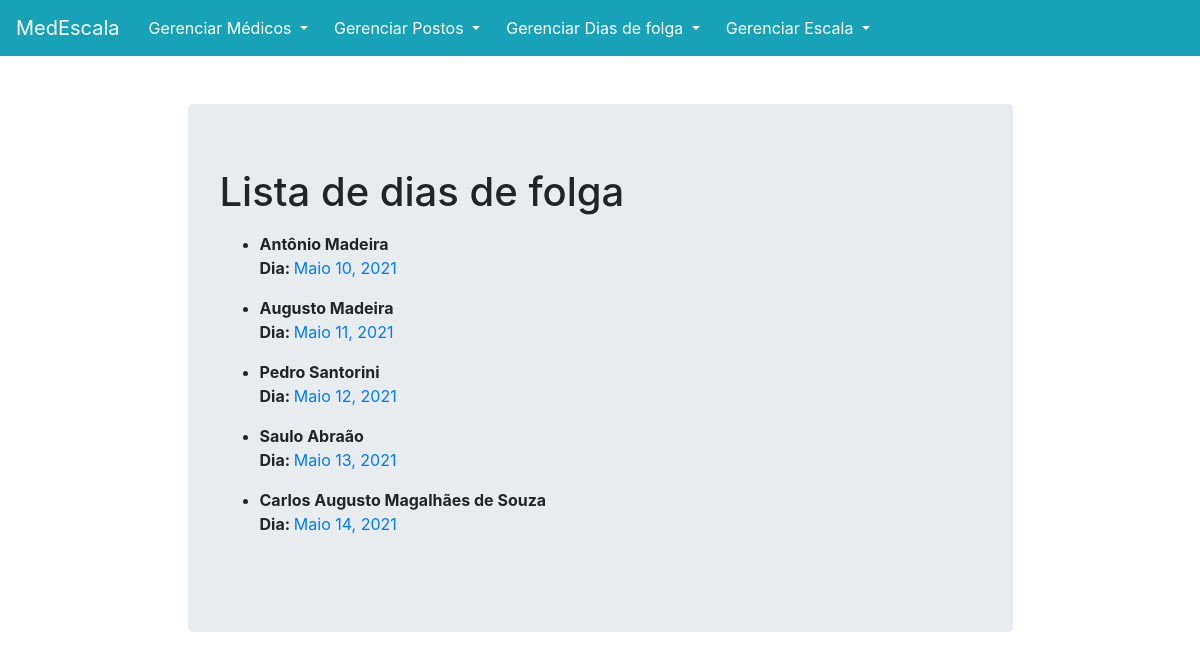
/escala_app/dia_de_folga/, run on an earlier commit of the app's database.
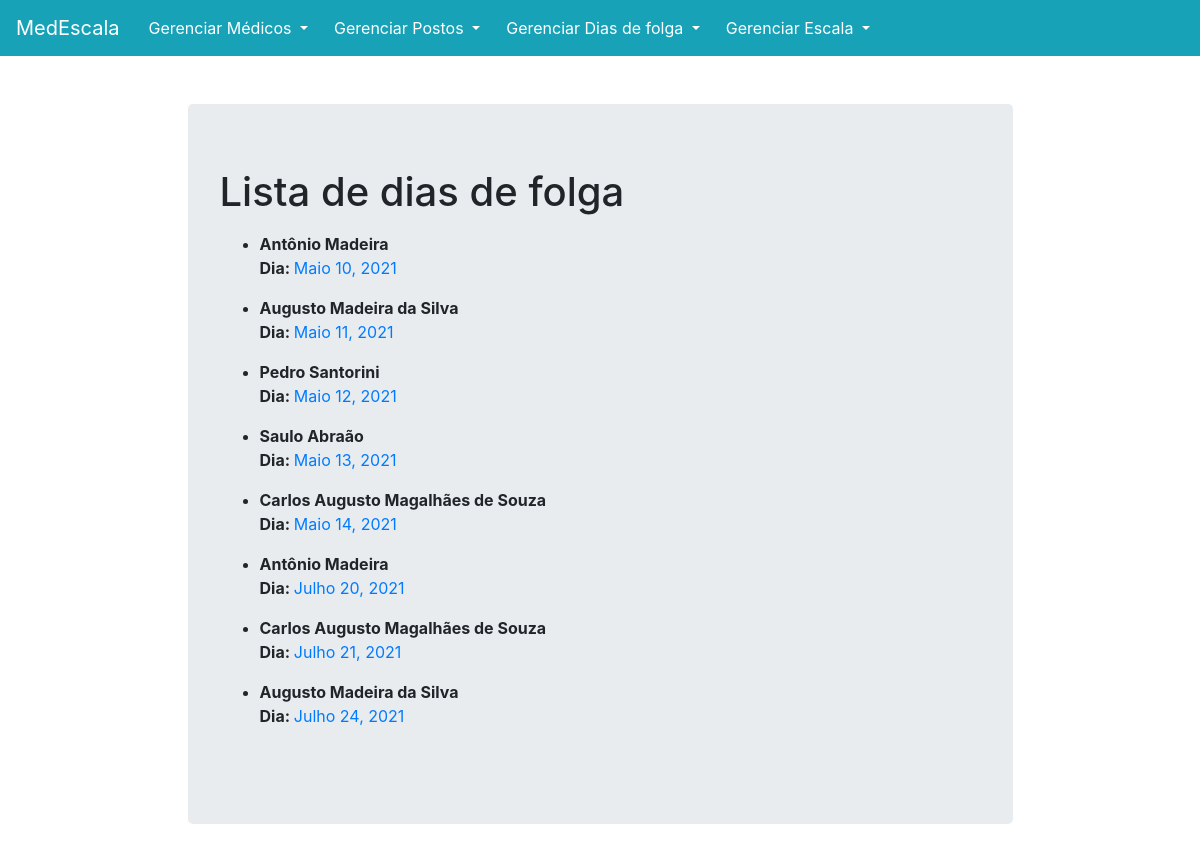
And on a later commit of the database.
### escala_app/models.py (models this page shows, shortened)
class Dia_de_Folga(models.Model):
    medico = models.ForeignKey(Medicos, related_name='dia_de_folga', limit_choices_to={'status': True}, on_delete=models.PROTECT)
    dia_folga = models.DateField(verbose_name="Dia de folga (DD/MM/AAAA)")

class Medicos(models.Model):
    nome = models.CharField(verbose_name="Primeiro nome", max_length=100)
    sobrenome = models.CharField(max_length=100)
    data_admissao = models.DateField(verbose_name="Data de admissão (DD/MM/AAAA)")
    status = models.BooleanField(default=True, verbose_name='Status(para desativar o médico desmarque esta opção):')
    def __str__(self):
        return "{} {}".format(self.nome, self.sobrenome)

### escala_app/views.py (the view)
class FolgaListView(ListView):
    model = Dia_de_Folga
    extra_context={'name': 'dias de folga'}
    context_object_name = 'item_list'
    template_name = 'escala_app/list.html'
    def get_ordering(self):
        ordering = self.request.GET.get('ordering', 'dia_folga')
        return ordering

### escala_app/templates/escala_app/list.html (shortened to what this page needs)
{% extends 'escala_app/base.html'%}
{% block body_block%}
<br><br>
    <div class="jumbotron">
        <h1>Lista de {{name}}</h1>
        <ul>
            {% for item in item_list %}
                {%if "dias de folga" in name%}
                <p><li><b>{{item.medico}}<br>Dia: </b><a href="{% url 'escala_app:detail' pk=item.medico.id%}">{{item.dia_folga}}</a></li></p>
                {%elif "Escala" in name%}
                {%else%}
                <p><li><a href="{{ item.id }}/"><b>{{item.nome}} {{item.sobrenome}}</b></a></li></p>
                {%endif%}
            {% endfor %}
        </ul>
    </div>
{%endblock%}

### templates/escala_app/base.html (shortened to what this page needs)
<!DOCTYPE html>
{% load static %}
<html lang="pt-Br">
<head>
    <link rel="stylesheet" href="https://maxcdn.bootstrapcdn.com/bootstrap/4.0.0/css/bootstrap.min.css">
</head>
<body>
    <nav class="navbar navbar-expand-sm bg-info navbar-dark">
        <a class='navbar-brand' href="{% url 'index' %}">MedEscala</a>
        <div class="collapse navbar-collapse" id="myNav">
            <ul class='navbar-nav'>
                <li class='nav-item dropdown'>
                    <button type="button" class="btn btn-info dropdown-toggle container" data-toggle="dropdown">
                        Gerenciar Médicos
                    </button>
                </li>
                <li class='nav-item dropdown'>
                    <button type="button" class="btn btn-info dropdown-toggle container" data-toggle="dropdown">
                        Gerenciar Postos
                    </button>
                </li>
                <li class='nav-item dropdown'>
                    <button type="button" class="btn btn-info dropdown-toggle container" data-toggle="dropdown">
                        Gerenciar Dias de folga
                    </button>
                </li>
                <li class='nav-item dropdown'>
                    <button type="button" class="btn btn-info dropdown-toggle container" data-toggle="dropdown">
                        Gerenciar Escala
                    </button>
                </li>
            </ul>
        </div>
    </nav>
    <div class="container">
        <div class='row'>
            <div class="col-sm"></div>
            <div class='col-sm-9'>
                {% block body_block %}{% endblock %}
            </div>
            <div class="col-sm"></div>
        </div>
    </div>
</body>
</html>

What changed in the data, as far as the page shows it:
changed through a linked row, Dia_de_Folga "Maio 11, 2021": medico "Augusto Madeira" → "Augusto Madeira da Silva"
added Dia_de_Folga: medico "Antônio Madeira", dia_folga "Julho 20, 2021"
added Dia_de_Folga: medico "Carlos Augusto Magalhães de Souza", dia_folga "Julho 21, 2021"
added Dia_de_Folga: medico "Augusto Madeira da Silva", dia_folga "Julho 24, 2021"
